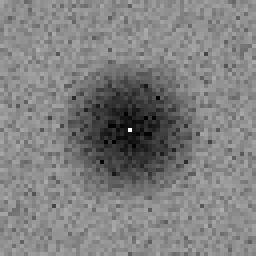
#> input picture BlueNoise64.mag.png, 64 x 64 px, given in place of BlueNoise16.png, which was not available (shown 4 times larger)
$ python DFT.py
#> lines starting #> are read from the running program, lines starting #| are printed output that depends on the picture
import numpy as np
import matplotlib.pyplot as plt
import imageio
import os
from PIL import Image, ImageFont, ImageDraw

images = [
    "BlueNoise16", "BlueNoise64",
    "perlin_2", "perlin_4", "perlin_8", "perlin_16", "perlin_32", "perlin_64", "perlin_64_smooth", "perlin_64_none", "perlin_128",
    "perlin_white_same_1", "perlin_white_same_2", "perlin_white_same_3",
    "perlin_white_different_1", "perlin_white_different_2", "perlin_white_different_3",
    "perlin_blue_same_1", "perlin_blue_same_2", "perlin_blue_same_3",
    "perlin_blue_different_1", "perlin_blue_different_2", "perlin_blue_different_3",
    "perlin_ign_same_1", "perlin_ign_same_2", "perlin_ign_same_3",
    "perlin_ign_different_1", "perlin_ign_different_2", "perlin_ign_different_3",
    "perlin_big_blue64x64", "perlin_big_blue16x16", "perlin_big_white64x64", "perlin_big_white16x16"
]

for image in images:
    img_c1 = imageio.imread(image + ".png")
#> img_c1 is the input picture: shape (64, 64); min 0, max 255, mean 127.6

    if img_c1.ndim == 3:
        img_c1 = np.dot(img_c1[... , :3] , [0.21 , 0.72, 0.07])

    img_c2 = np.fft.fft2(img_c1)
    img_c2 = np.fft.fftshift(img_c2)
    img_c2 = np.log(1+np.abs(img_c2))
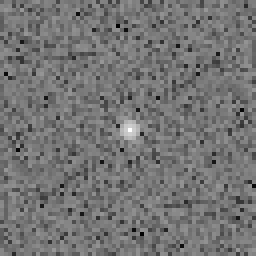
#> img_c2: shape (64, 64) float64 (shown 4 times larger); min 0.497, max 13.17, mean 6.28; drawn with min black and max white
    imageio.imwrite(image + ".mag.png", img_c2)
#> pass 2 of the loop `for image in images:`:
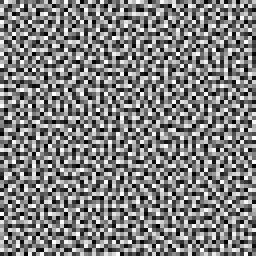
#> input picture BlueNoise64.png, 64 x 64 px (shown 4 times larger)
#> img_c1 is the input picture: shape (64, 64, 4); mean R, G, B, A 127.5, 127.5, 127.5, 255
#> img_c1: shape (64, 64) float64
#> `img_c2 = np.log(1+np.abs(img_c2))`:
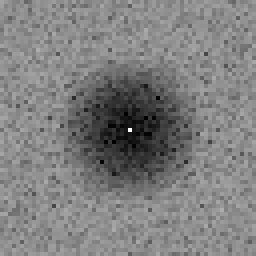
#> img_c2: shape (64, 64) float64 (shown 4 times larger); min 2.31, max 13.17, mean 7.74; drawn with min black and max white
#> (the run stopped early here; a loop or call above may not have finished)
